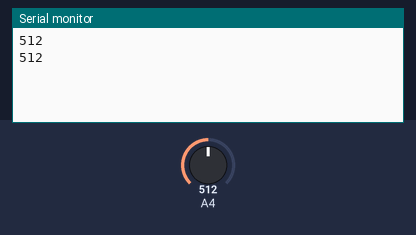
This sketch was run on a simulated Arduino Mega 2560, built with avr-gcc and run on an emulated ATmega2560. Shown: the last lines printed to the serial monitor. Inputs (shaded band) come from the test bench; at power-on: A4 = 512.

Above: at 1.8 s.
1.9 s: A4 set to 716
At 2.7 s:
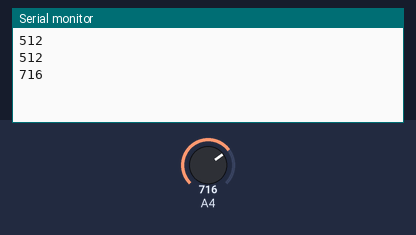
3.4 s: A4 set to 900
At 4.8 s:
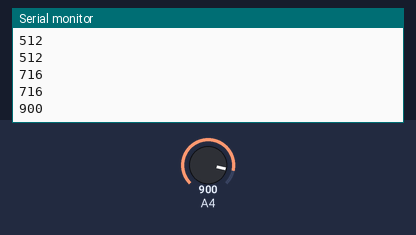
Timing chart, 0 to 6.4 s (numbered marks = the images above; inputs shaded):
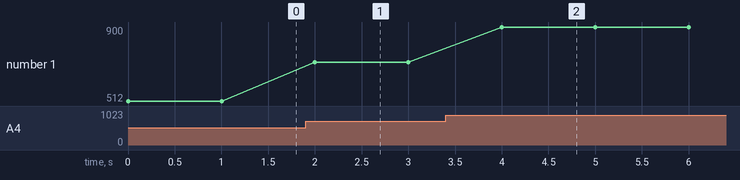

The sketch:

soilSensor.ino
```cpp
const int soilSensor = 36; // Define the pin (A0) where the soil moisture sensor is connected

void setup() {
  Serial.begin(9600); // Initialize serial communication at 9600 baud rate
  pinMode(soilSensor, INPUT); // Set the soil moisture sensor pin as input
}

void loop() {
  int data = analogRead(soilSensor); // Read analog data from the soil moisture sensor
  Serial.println(data); // Print the sensor reading to the serial monitor
  delay(1000); // Delay for 1 second before taking the next reading
}
```

Measured:
- after the input at 1.9 s, the serial monitor: prints a new line after 0.10 s (image 1)
- after the input at 3.4 s, the serial monitor: prints a new line after 0.60 s (image 2)
- plotted number 1: 512 → 716 after the input at 1.9 s, 716 → 900 after the input at 3.4 s
